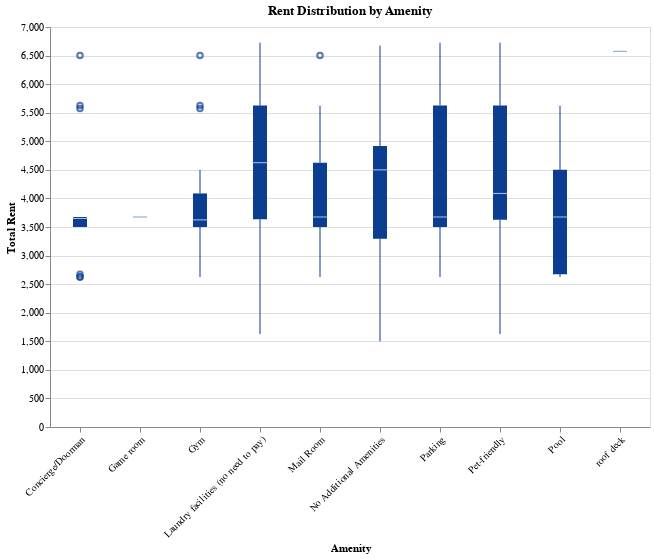

Notebook cell for this chart:
### Code cell
import altair as alt
import pandas as pd

# loads data
df_cleaned = pd.read_csv("cleaned_rental_data.csv")

# identifies amenity columns
amenity_cols = [col for col in df_cleaned.columns if col not in [
    "Rental Type", "Bedrooms", "Bathrooms", "Furnished", "Neighborhood",
    "Proximity to Transit", "Total Rent Avg", "Utility Cost Avg",
    "Personal Income Avg", "People in Unit", "Total Rent w/ Utilities"
]]

# melts to long format for grouping and filtering
df_long = df_cleaned.melt(
    id_vars=["Total Rent w/ Utilities"],
    value_vars=amenity_cols,
    var_name="Amenity",
    value_name="Has Amenity"
)

# only keeps rows where the amenity is present
df_long = df_long[df_long["Has Amenity"] == 1]

# x axis encoding
x_axis = alt.X('Amenity:N', sort='-y', title='Amenity', axis=alt.Axis(labelAngle=-45))

# creates boxplot layer
boxplot = alt.Chart(df_long).mark_boxplot(color="#0b3d91").encode(
    x=x_axis,
    y=alt.Y('Total Rent w/ Utilities:Q', title='Total Rent')
)

# creates transparent bars with rent stats based on amenity
tooltips = alt.Chart(df_long).transform_aggregate(
    count='count()',
    mean='mean(Total Rent w/ Utilities)',
    q1='q1(Total Rent w/ Utilities)',
    median='median(Total Rent w/ Utilities)',
    q3='q3(Total Rent w/ Utilities)',
    groupby=['Amenity']
).mark_bar(opacity=0).encode(
    x=x_axis,
    y=alt.Y('median:Q'),
    tooltip=[
        alt.Tooltip('Amenity:N', title='Amenity'),
        alt.Tooltip('count:Q', title='Number of Listings'),
        alt.Tooltip('mean:Q', title='Mean Rent', format=',.0f'),
        alt.Tooltip('q1:Q', title='1st Quartile', format=',.0f'),
        alt.Tooltip('median:Q', title='Median Rent', format=',.0f'),
        alt.Tooltip('q3:Q', title='3rd Quartile', format=',.0f')
    ]
)

# combines chart layers for final chart
final = (boxplot + tooltips).properties(
    width=600,
    height=400,
    title="Rent Distribution by Amenity"
)

final

### Figure 1 — Vega-Lite specification as saved in the notebook (floating-point values rounded to 4 significant figures; data arrays with more than 128 entries replaced by an {"elided": "..."} marker saying what was removed)
{"config": {"view": {"continuousWidth": 300, "continuousHeight": 300}}, "layer": [{"mark": {"type": "boxplot", "color": "#0b3d91"}, "encoding": {"x": {"axis": {"labelAngle": -45}, "field": "Amenity", "sort": "-y", "title": "Amenity", "type": "nominal"}, "y": {"field": "Total Rent w/ Utilities", "title": "Total Rent", "type": "quantitative"}}}, {"mark": {"type": "bar", "opacity": 0}, "encoding": {"tooltip": [{"field": "Amenity", "title": "Amenity", "type": "nominal"}, {"field": "count", "title": "Number of Listings", "type": "quantitative"}, {"field": "mean", "format": ",.0f", "title": "Mean Rent", "type": "quantitative"}, {"field": "q1", "format": ",.0f", "title": "1st Quartile", "type": "quantitative"}, {"field": "median", "format": ",.0f", "title": "Median Rent", "type": "quantitative"}, {"field": "q3", "format": ",.0f", "title": "3rd Quartile", "type": "quantitative"}], "x": {"axis": {"labelAngle": -45}, "field": "Amenity", "sort": "-y", "title": "Amenity", "type": "nominal"}, "y": {"field": "median", "type": "quantitative"}}, "transform": [{"aggregate": [{"op": "count", "as": "count"}, {"op": "mean", "field": "Total Rent w/ Utilities", "as": "mean"}, {"op": "q1", "field": "Total Rent w/ Utilities", "as": "q1"}, {"op": "median", "field": "Total Rent w/ Utilities", "as": "median"}, {"op": "q3", "field": "Total Rent w/ Utilities", "as": "q3"}], "groupby": ["Amenity"]}]}], "data": {"name": "data-0004ac163f71886bceaaef7486af513f"}, "height": 400, "title": "Rent Distribution by Amenity", "width": 600, "$schema": "https://vega.github.io/schema/vega-lite/v5.20.1.json", "datasets": {"data-0004ac163f71886bceaaef7486af513f": {"elided": "175 records"}}}
